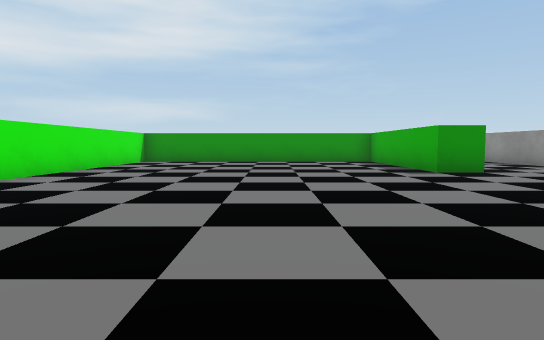
[1] (above)

24 first-person views from a walk through a Unity game level. The camera is 0.58 m above the floor, tilts 4° down and sees 75° across. The floor is counted in squares, 1 m on a side. Each view is taken from the middle of a square. On the plan, view 1 faces up. The plan holds only what a view shows up to about 10 squares ahead; the rest is blank. The place goes on beyond the plan. Some surface patterns are stand-ins.

[2]
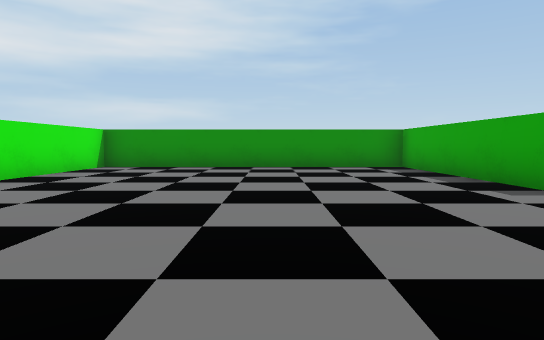

[3]
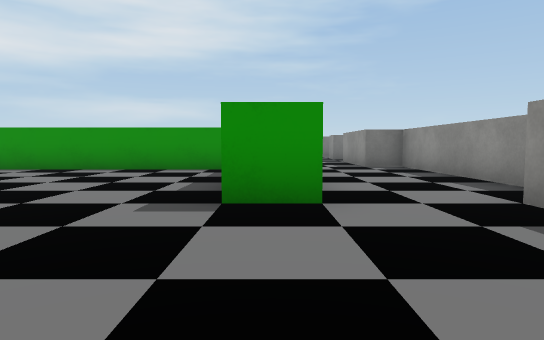

[4]
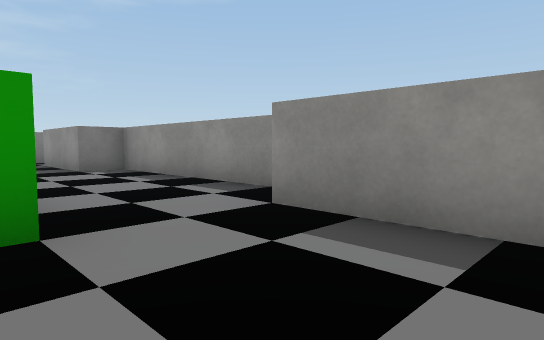

[5]
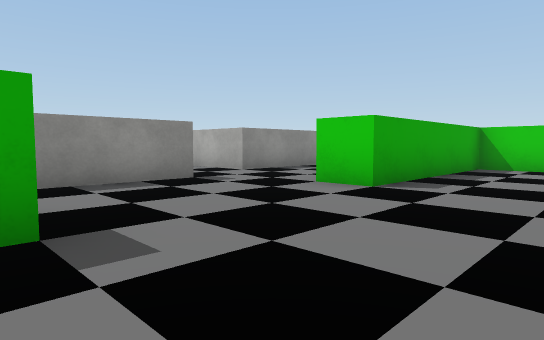

[6]
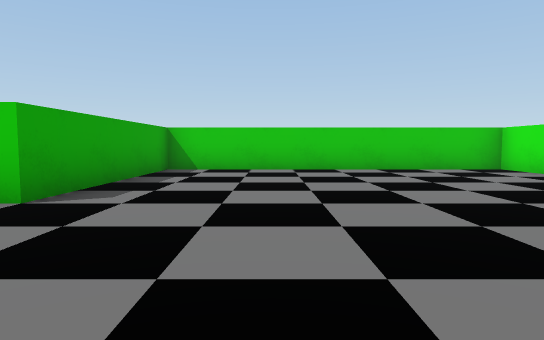

[7]
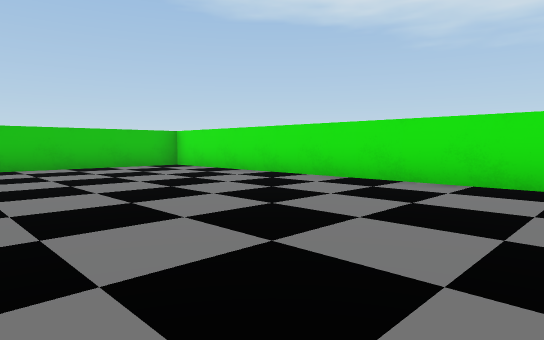

[8]
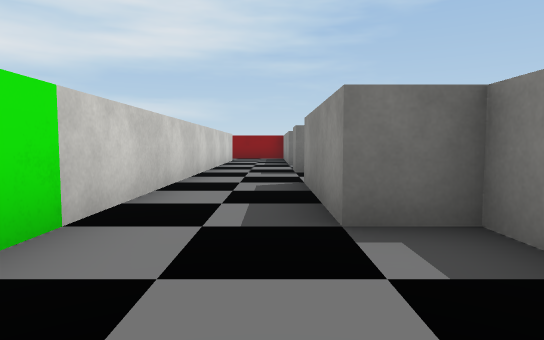

[9]
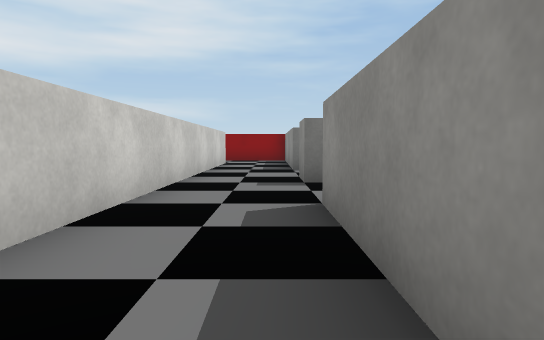

[10]
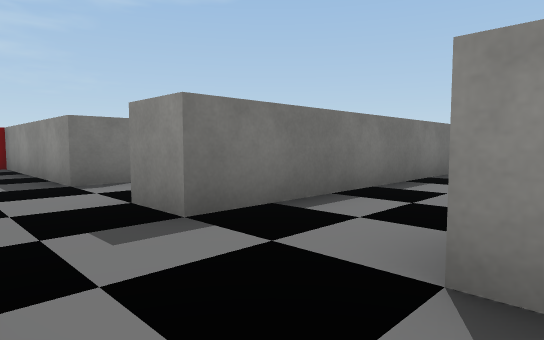

[11]
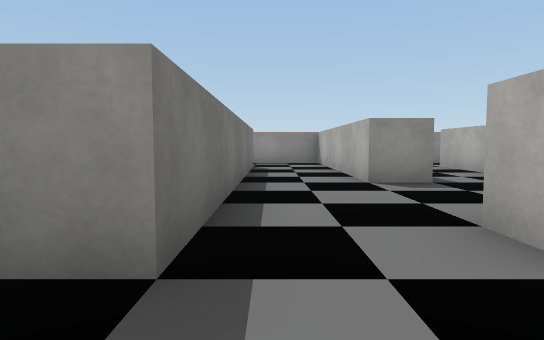

[12]
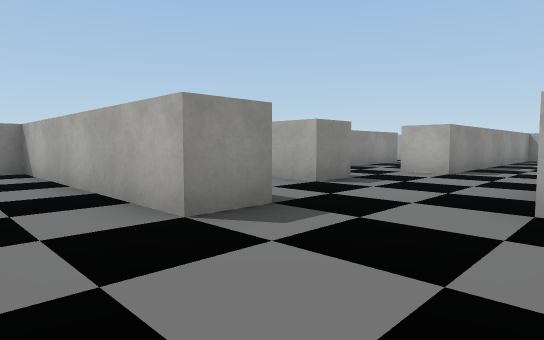

[13]
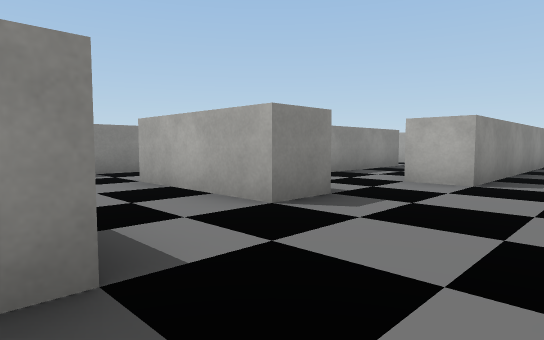

[14]
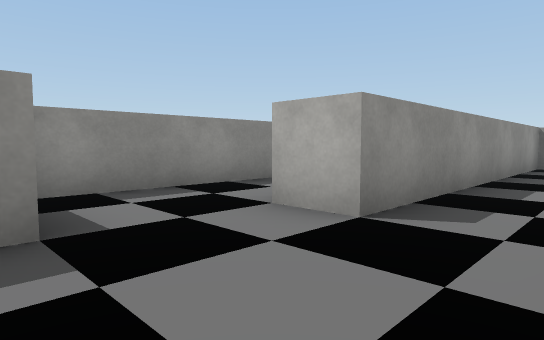

[15]
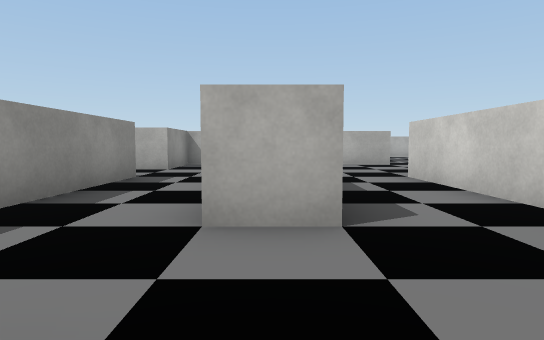

[16]
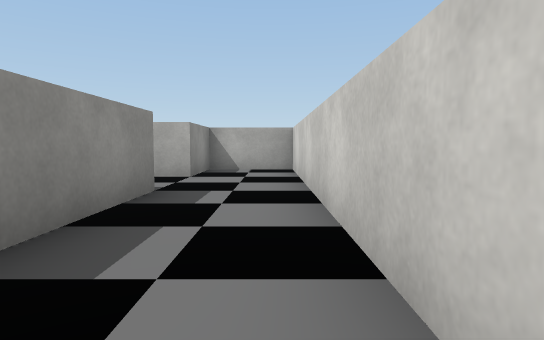

[17]
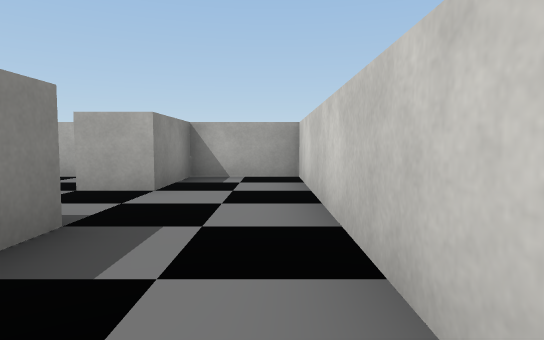

[18]
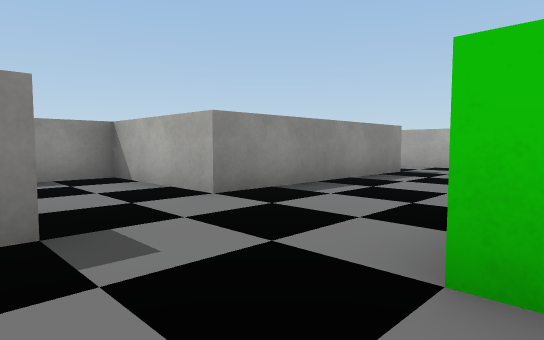

[19]
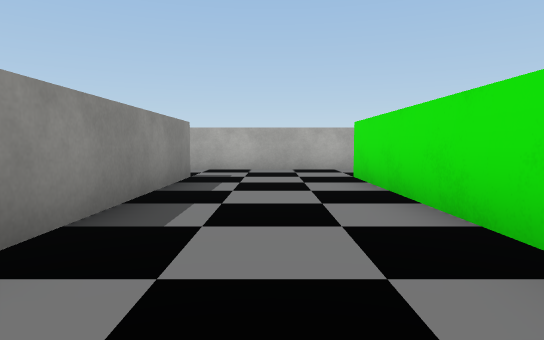

[20]
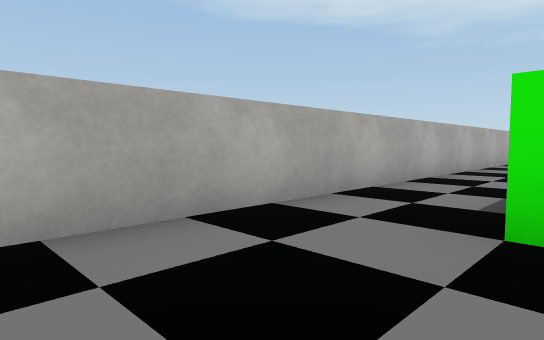

[21]
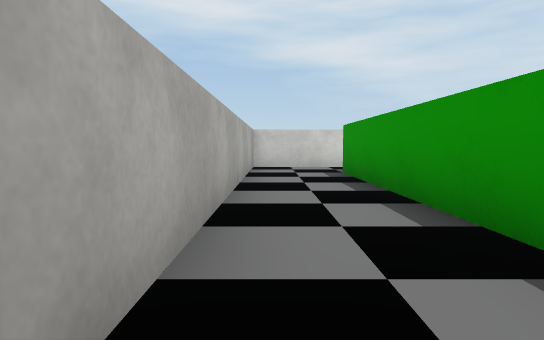

[22]
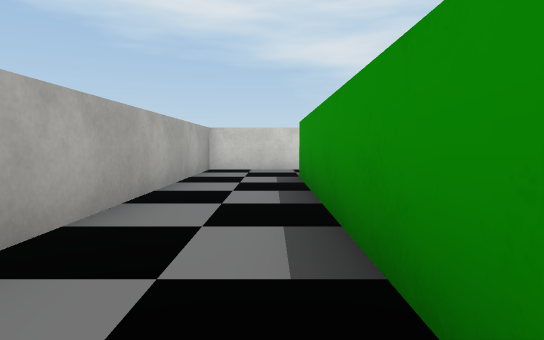

[23]
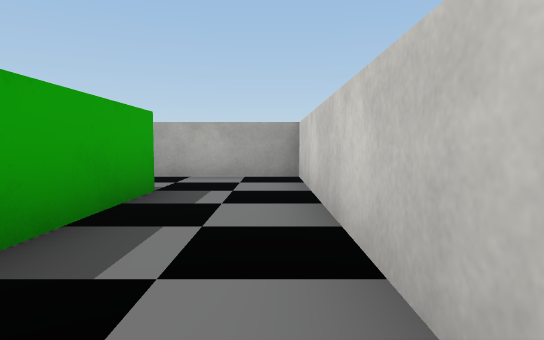

[24]
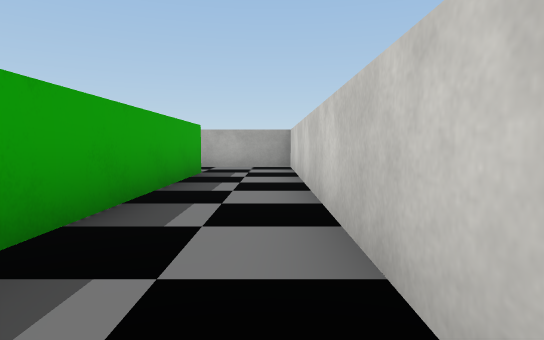

### Floor plan
Ten units are one square. View 1 is at (0, 0); x grows to the right and y downward. Boxes are objects, and circles mark ways between rooms. Rooms are numbered by the first view taken in them; rooms with no view inside come last. Other rooms are left out.
<svg viewBox="-80 -270 250 320">
<path fill="none" stroke="#000" d="M46 -75 35 -75 35 -125 -45 -125 -45 15 35 15 35 -35 45 -35M65 -44 65 -75M75 -85 75 -135 65 -135 65 -165M65 -185 65 -195M45 -196 45 -129M85 -99 85 -65M115 -124 115 -135 145 -135M105 -154 105 -165 165 -165 165 -170M69 -165 75 -165M135 -65 135 -121M145 -185 65 -185M45 -21 45 25M155 -25 160 -25M75 26 75 -25 105 -25 105 -105 115 -105 115 -25 135 -25 135 -45 145 -45M4 25 -55 25 -55 -31M-75 -44 -75 45 85 45M45 -230 45 -196M74 -215 65 -215 65 -265"/>
<circle cx="55" cy="-35" r="3" fill="#2a7"/>
<circle cx="70" cy="-175" r="3" fill="#2a7"/>
<circle cx="55" cy="-190" r="3" fill="#2a7"/>
<text x="10" y="-70">1</text>
<text x="90" y="-110">2</text>
<text x="60" y="-230">3</text>
</svg>
Room 1 opens to room 2. Room 1 opens to room 3.

Where each view was taken, in squares from view 1:
view 1: 0 up, 0 right, facing up
view 2: 3 up, 0 right, facing up
view 3: 4 up, 4 right, facing up
view 4: 5 up, 4 right, facing up-right
view 5: 8 up, 1 right, facing down-right
view 6: 7 up, 1 right, facing down
view 7: 8 up, 1 right, facing down-left
view 8: 11 up, 6 right, facing up
view 9: 13 up, 6 right, facing up
view 10: 16 up, 5 right, facing up-right
view 11: 18 up, 5 right, facing right
view 12: 18 up, 8 right, facing down-right
view 13: 16 up, 9 right, facing down-right
view 14: 13 up, 9 right, facing down-right
view 15: 13 up, 11 right, facing down
view 16: 11 up, 12 right, facing down
view 17: 9 up, 12 right, facing down
view 18: 5 up, 4 right, facing down-right
view 19: 4 up, 6 right, facing down
view 20: 2 down, 7 right, facing down-left
view 21: 4 down, 2 right, facing left
view 22: 3 down, 1 right, facing left
view 23: 2 up, 7 left, facing down
view 24: 5 up, 7 left, facing down
